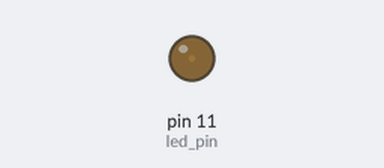
Bench run of a program on a simulated Raspberry Pi (header pin numbers). Parts: output pins drawn as LEDs (lit = HIGH).

Above: at 0.05 s.
At 0.5 s:
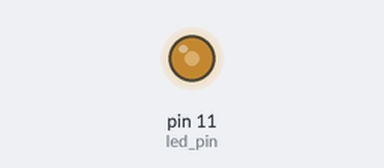
At 0.95 s:
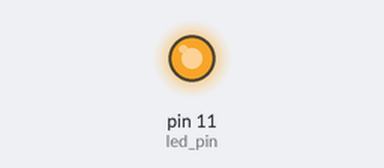
At 1.8 s:
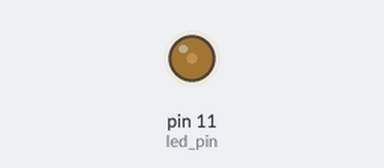
Timing chart, 0 to 4.6 s (numbered marks = the images above):
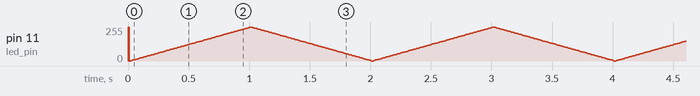

The program:

led_dim_timed_pwm.py
```python
import RPi.GPIO as GPIO
import time

led_pin = 11
GPIO.setmode(GPIO.BOARD)
GPIO.setup(led_pin, GPIO.OUT)
pwm_led = GPIO.PWM(led_pin, 500)
pwm_led.start(100)

try:
	while True:
		for i in range(100):
			time.sleep(0.01)
			pwm_led.ChangeDutyCycle(i)

		for i in range(100):
			time.sleep(0.01)
			pwm_led.ChangeDutyCycle(100 - i)
except KeyboardInterrupt:
	pass

finally:
	GPIO.cleanup()
```
